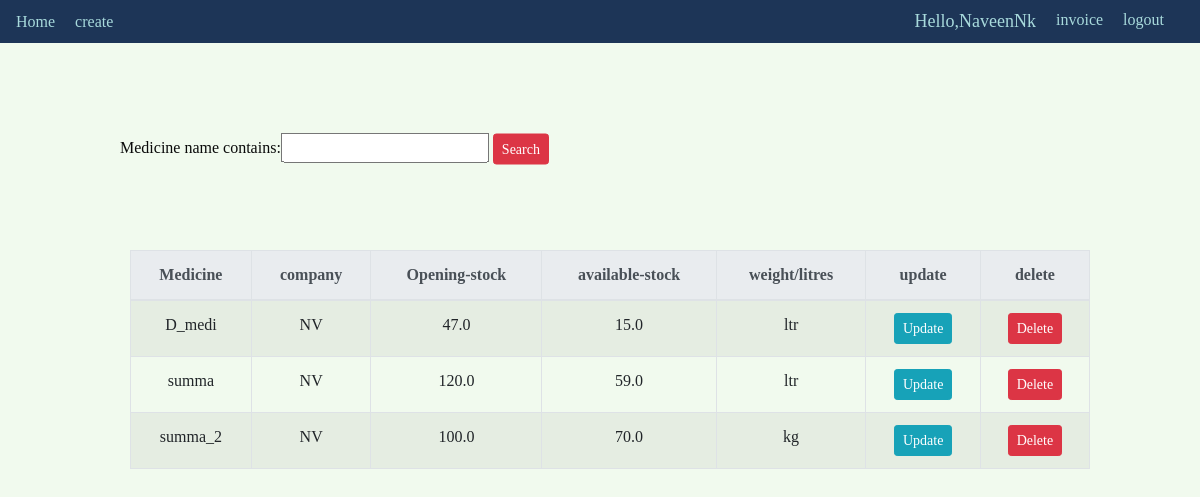
The page /stock/ (signed in) on the database its author committed.
### stock/models.py (models this page shows, shortened)
class medicine(models.Model):
    category=[
    ('solid','solid'),
    ('liquid','liquid')
    ]
    weight=[
    ('kg','kg'),
    ('ltr','ltr'),
    ('tonnes','tonnes')
    ]
    medicine_name = models.CharField(max_length=100)
    company_name = models.ForeignKey(company,null=True,on_delete=models.SET_NULL)
    medicine_type = models.CharField(max_length=50,null=True,choices=category)
    medicine_open_stock = models.FloatField(null=True)
    medicine_stock_available = models.FloatField(null=True)
    medicine_stock_type = models.CharField(max_length=50,choices=weight,null=True)
    medicine_mrp = models.DecimalField( max_digits=5, decimal_places=2, null=True)

class company(models.Model):
    company_name=models.CharField(max_length=100)
    contact_no=models.CharField(max_length=10,unique=True)
    mail=models.EmailField(max_length=254)
    def __str__(self):
        return self.company_name

### Auth/decorators.py (the view)
        def wrapper_func(request,*args,**kwargs):
            group = None
            if request.user.groups.exists():
                group = request.user.groups.all()[0].name
            if group in allowed_roles:
                return view_func(request,*args,**kwargs)
            else:
                return HttpResponse('you are not authorized to view this page')

### stock/views.py (called while the page is built)
@login_required(login_url='login')
@allowed_user(allowed_roles=['admin'])
def stockfun(request):
    medi_obj = medicine.objects.all()
    myfilter = myFilter(request.GET,queryset=medi_obj)
    medi_obj= myfilter.qs
    context ={ 'medi':medi_obj , 'filter':myfilter  }
    return render(request, 'stock/search.html',context)

### templates/stock/search.html (shortened to what this page needs)
{% load static %}
<!DOCTYPE html>
<html lang="en" dir="ltr">
  <head>
    <link rel="stylesheet" href="{% static "css/search.css"%}">
    <link rel="stylesheet" href="https://cdnjs.cloudflare.com/ajax/libs/font-awesome/4.7.0/css/font-awesome.min.css">
    <link rel="stylesheet" href="https://stackpath.bootstrapcdn.com/bootstrap/4.4.1/css/bootstrap.min.css">
  </head>
  <body>
    {% include 'stock/navbar.html' %}
    <div class="wrap">
           <div class="search">
             <form method="get">
    				{{filter.form}}
            <button class="btn btn-sm btn-danger" type="submit">Search</button>
    		  </form>
           </div>
        </div>
    <div class="tableallign">
      <table class="table table-striped table-bordered table-hover tablewrap">
        <thead class="thead-light">
          <tr>
            <th scope="col">Medicine</th>
            <th scope="col">company</th>
            <th scope="col">Opening-stock</th>
            <th scope="col">available-stock</th>
            <th scope="col">weight/litres</th>
            <th scope="col">update</th>
            <th scope="col">delete</th>
          </tr>
        </thead>
        {% for obj in medi %}
					<tr>
						<td>{{obj.medicine_name}}</td>
                        <td>{{obj.company_name}}</td>
                        <td>{{obj.medicine_open_stock}}</td>
                        <td>{{obj.medicine_stock_available}}</td>
                        <td>{{obj.medicine_stock_type}}</td>
                        <td><a class="btn btn-sm btn-info" href="{% url 'update' obj.id %}">Update</a></td>
                        <td><a class="btn btn-sm btn-danger" href="{% url 'delete' obj.id %}">Delete</a></td>
					</tr>
         {% endfor %}
      </table>
    </div>
  </body>
</html>

### templates/stock/navbar.html (shortened to what this page needs)
{%load static %}
<link rel="stylesheet" href="{% static "css/searchnavbar.css"%}">
<nav class="navbar navbar-expand-lg navbar-light mynavbar " id="mynav" >
    <a class =" logu" href="{% url 'home' %}">Home</a>
    <a class="logu" href="{% url 'create' %}">create</a>
    <div class="collapse navbar-collapse" id="navbarNav">
      <ul class="navbar-nav ml-auto">
        <li class="nav-item active">
          <span class='hello-msg'>Hello,{{ request.user }}</span>
        </li>
        <li class="nav-item active">
          <span><a class="nav-item active logu" href="{% url 'createinvoice' %}">invoice</a></span>
        </li>
        <li class="nav-item active">
          <span><a class="nav-item active logu" href="{% url 'logout' %}">logout</a></span>
        </li>
      </ul>
    </div>
  </nav>

### static/css/search.css (style rules this page uses)
.search { width: 100%; position: relative; display: flex; top: 70px; }
.mynavbar { background-color: rgba(245, 245, 239, 0.3); }
.wrap { width: 40%; position: absolute; top: 10%; left: 30%; transform: translate(-50%, -50%); }
.tableallign { width: 80%; top: 30%; position: absolute; margin: 10px; right: 10; left: 10%; }

### static/css/searchnavbar.css (style rules this page uses)
body { color:#0a0a0a; text-align:center; font-family: 'Dancing Script', cursive; background-color: #f1faee; background-repeat: no-repeat; background-size: 100% ; padding-top: 0; }
.mynavbar { background-color: #00a896; }
#mynav { transition: 0.5s; }

### templates/stock/navbar.html (style rules this page uses)
.hello-msg { font-size: 18px; color: #a8dadc; margin-right:20px; }
.mynavbar { background-color:#1d3557; }
.logu { color:#a8dadc; margin-right:20px; }

### rows shown on the page
medicine: medicine_name "D_medi", company_name "NV", medicine_open_stock "47.0", medicine_stock_available "15.0", medicine_stock_type "ltr"
medicine: medicine_name "summa", company_name "NV", medicine_open_stock "120.0", medicine_stock_available "59.0", medicine_stock_type "ltr"
medicine: medicine_name "summa_2", company_name "NV", medicine_open_stock "100.0", medicine_stock_available "70.0", medicine_stock_type "kg"

### other values the page prints
{{ request.user }} "NaveenNk"
